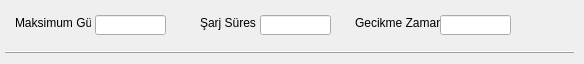
     <widget class="QWidget" name="defibrilator">
      <widget class="QLabel" name="label_11">
       <property name="geometry">
        <rect>
         <x>15</x>
         <y>15</y>
         <width>76</width>
         <height>16</height>
        </rect>
       </property>
       <property name="text">
        <string>Maksimum Güç:</string>
       </property>
      </widget>
      <widget class="QLabel" name="label_12">
       <property name="geometry">
        <rect>
         <x>200</x>
         <y>15</y>
         <width>56</width>
         <height>16</height>
        </rect>
       </property>
       <property name="text">
        <string>Şarj Süresi:</string>
       </property>
      </widget>
      <widget class="QLabel" name="label_13">
       <property name="geometry">
        <rect>
         <x>355</x>
         <y>15</y>
         <width>85</width>
         <height>16</height>
        </rect>
       </property>
       <property name="text">
        <string>Gecikme Zamanı:</string>
       </property>
      </widget>
      <widget class="QLineEdit" name="maxPower">
       <property name="geometry">
        <rect>
         <x>95</x>
         <y>15</y>
         <width>71</width>
         <height>20</height>
        </rect>
       </property>
      </widget>
      <widget class="QLineEdit" name="chargeTime">
       <property name="geometry">
        <rect>
         <x>260</x>
         <y>15</y>
         <width>71</width>
         <height>20</height>
        </rect>
       </property>
      </widget>
      <widget class="QLineEdit" name="delayTime">
       <property name="geometry">
        <rect>
         <x>440</x>
         <y>15</y>
         <width>71</width>
         <height>20</height>
        </rect>
       </property>
      </widget>
      <widget class="Line" name="line_5">
       <property name="geometry">
        <rect>
         <x>5</x>
         <y>50</y>
         <width>570</width>
         <height>5</height>
        </rect>
       </property>
       <property name="minimumSize">
        <size>
         <width>570</width>
         <height>0</height>
        </size>
       </property>
       <property name="maximumSize">
        <size>
         <width>570</width>
         <height>5</height>
        </size>
       </property>
       <property name="frameShadow">
        <enum>QFrame::Raised</enum>
       </property>
       <property name="orientation">
        <enum>Qt::Horizontal</enum>
       </property>
      </widget>
     </widget>
